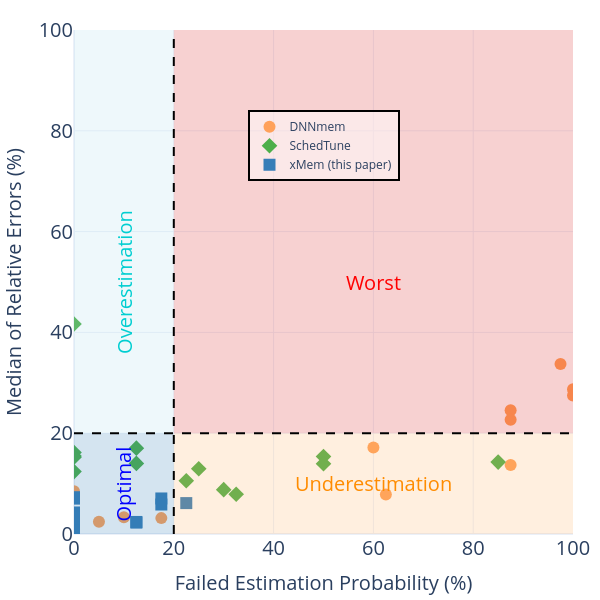

Source (notebook cell):
### Code cell
fig = e_plot.llm_plot_probability_estimation_vs_error_scatter_diagram_model_base(
    title="Evaluation-Comparison of Success Rate vs Relative Error-SGD",
    data_dir=project_base,
    image_size=(800, 800),
    title_font_size=35,
    legend_font_size=30,
    tickfont_size=25,
    quadrant_font_size=40,
    marker_size=16,
    view_mode=True
)
fig.show()

### Figure 1 — Plotly figure (JSON) as saved in the notebook; plotly's stock layout.template omitted (floating-point values rounded to 4 significant figures)
{"data": [{"customdata": [[25, 15], [40, 0], [0, 40], [24, 16], [35, 5], [40, 0], [0, 40], [0, 40], [4, 36], [7, 33], [2, 38], [39, 1], [35, 5], [35, 5]], "hovertemplate": "tool=DNNmem<br>Failed Estimation Probability  (%)=%{x}<br>Relative Error (%)=%{y}<br>Correct_Estimation_False_Count=%{customdata[0]}<br>Correct_Estimation_True_Count=%{customdata[1]}<extra></extra>", "legendgroup": "DNNmem", "marker": {"color": "#FFA15A", "symbol": "circle", "size": 12}, "mode": "markers", "name": "DNNmem", "orientation": "v", "showlegend": true, "x": [62.5, 100.0, 0.0, 60.0, 87.5, 100.0, 0.0, 0.0, 10.0, 17.5, 5.0, 97.5, 87.5, 87.5], "xaxis": "x", "y": [7.85, 28.71, 3.64, 17.14, 13.69, 27.5, 8.46, 3.41, 3.33, 3.15, 2.41, 33.71, 24.55, 22.69], "yaxis": "y", "type": "scatter"}, {"customdata": [[20, 20], [34, 6], [0, 40], [0, 40], [0, 40], [20, 20], [0, 40], [0, 40], [5, 35], [5, 35], [9, 31], [10, 30], [13, 27], [12, 28]], "hovertemplate": "tool=SchedTune<br>Failed Estimation Probability  (%)=%{x}<br>Relative Error (%)=%{y}<br>Correct_Estimation_False_Count=%{customdata[0]}<br>Correct_Estimation_True_Count=%{customdata[1]}<extra></extra>", "legendgroup": "SchedTune", "marker": {"color": "#4daf4a", "symbol": "diamond", "size": 12}, "mode": "markers", "name": "SchedTune", "orientation": "v", "showlegend": true, "x": [50.0, 85.0, 0.0, 0.0, 0.0, 50.0, 0.0, 0.0, 12.5, 12.5, 22.5, 25.0, 32.5, 30.0], "xaxis": "x", "y": [15.37, 14.27, 15.5, 12.38, 41.67, 13.95, 16.15, 15.25, 14.01, 17.03, 10.57, 12.95, 7.89, 8.8], "yaxis": "y", "type": "scatter"}, {"customdata": [[0, 40], [5, 35], [0, 40], [0, 40], [0, 40], [0, 40], [0, 40], [0, 40], [0, 40], [0, 40], [5, 35], [7, 33], [9, 31], [7, 33]], "hovertemplate": "tool=xMem (this paper)<br>Failed Estimation Probability  (%)=%{x}<br>Relative Error (%)=%{y}<br>Correct_Estimation_False_Count=%{customdata[0]}<br>Correct_Estimation_True_Count=%{customdata[1]}<extra></extra>", "legendgroup": "xMem (this paper)", "marker": {"color": "#377eb8", "symbol": "square", "size": 12}, "mode": "markers", "name": "xMem (this paper)", "orientation": "v", "showlegend": true, "x": [0.0, 12.5, 0.0, 0.0, 0.0, 0.0, 0.0, 0.0, 0.0, 0.0, 12.5, 17.5, 22.5, 17.5], "xaxis": "x", "y": [4.27, 2.39, 3.78, 3.5, 2.16, 1.17, 7.02, 7.3, 3.25, 3.1, 2.26, 7.05, 6.13, 5.85], "yaxis": "y", "type": "scatter"}], "layout": {"xaxis": {"anchor": "y", "domain": [0.0, 1.0], "title": {"text": "Failed Estimation Probability (%)", "font": {"size": 20}}, "tickfont": {"size": 20}, "range": [0, 100]}, "yaxis": {"anchor": "x", "domain": [0.0, 1.0], "title": {"text": "Median of Relative Errors (%)", "font": {"size": 20}}, "tickfont": {"size": 20}, "range": [0, 100]}, "legend": {"title": {}, "tracegroupgap": 0, "font": {"size": 12}, "orientation": "v", "yanchor": "bottom", "y": 0.7, "xanchor": "center", "x": 0.5, "bgcolor": "rgba(255,255,255,0.5)", "bordercolor": "Black", "borderwidth": 2}, "margin": {"t": 30, "l": 20, "r": 10, "b": 50}, "shapes": [{"fillcolor": "rgba(44, 123, 182, 0.2)", "line": {"width": 0}, "type": "rect", "x0": 0, "x1": 20, "y0": 0, "y1": 20}, {"fillcolor": "rgba(253, 174, 97, 0.2)", "line": {"width": 0}, "type": "rect", "x0": 20, "x1": 100, "y0": 0, "y1": 20}, {"fillcolor": "rgba(171, 217, 233, 0.2)", "line": {"width": 0}, "type": "rect", "x0": 0, "x1": 20, "y0": 20, "y1": 100}, {"fillcolor": "rgba(215, 25, 28, 0.2)", "line": {"width": 0}, "type": "rect", "x0": 20, "x1": 100, "y0": 20, "y1": 100}, {"line": {"color": "black", "dash": "dash", "width": 2}, "type": "line", "x0": 20, "x1": 20, "y0": 0, "y1": 100}, {"line": {"color": "black", "dash": "dash", "width": 2}, "type": "line", "x0": 0, "x1": 100, "y0": 20, "y1": 20}], "annotations": [{"font": {"color": "blue", "size": 20}, "showarrow": false, "text": "Optimal", "textangle": -90, "x": 10.0, "xanchor": "center", "y": 10.0, "yanchor": "middle"}, {"font": {"color": "DarkOrange", "size": 20}, "showarrow": false, "text": "Underestimation", "x": 60.0, "xanchor": "center", "y": 10.0, "yanchor": "middle"}, {"font": {"color": "DarkTurquoise", "size": 20}, "showarrow": false, "text": "Overestimation", "textangle": -90, "x": 10.0, "xanchor": "center", "y": 50.0, "yanchor": "middle"}, {"font": {"color": "red", "size": 20}, "showarrow": false, "text": "Worst", "x": 60.0, "xanchor": "center", "y": 50.0, "yanchor": "middle"}], "font": {"size": 20}, "width": 600, "height": 600}}
